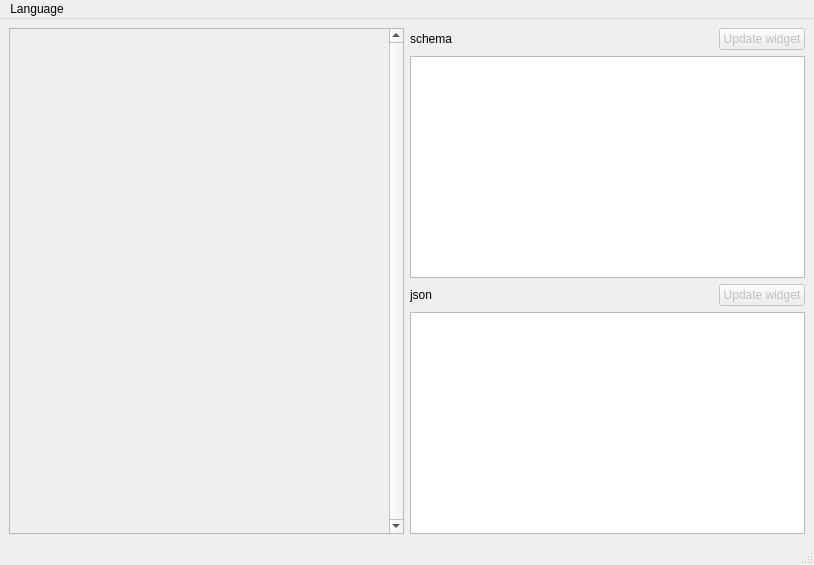
<?xml version="1.0" encoding="UTF-8"?>
<ui version="4.0">
 <class>EditorDialog</class>
 <widget class="QMainWindow" name="EditorDialog">
  <property name="geometry">
   <rect>
    <x>0</x>
    <y>0</y>
    <width>814</width>
    <height>565</height>
   </rect>
  </property>
  <property name="windowTitle">
   <string notr="true">QtJsonEditor</string>
  </property>
  <widget class="QWidget" name="centralwidget">
   <layout class="QHBoxLayout" name="horizontalLayout_3">
    <item>
     <layout class="QHBoxLayout" name="horizontalLayout">
      <item>
       <widget class="QScrollArea" name="scrollArea">
        <property name="verticalScrollBarPolicy">
         <enum>Qt::ScrollBarAlwaysOn</enum>
        </property>
        <property name="widgetResizable">
         <bool>true</bool>
        </property>
        <widget class="QJsonWidget" name="widget">
         <property name="geometry">
          <rect>
           <x>0</x>
           <y>0</y>
           <width>369</width>
           <height>488</height>
          </rect>
         </property>
        </widget>
       </widget>
      </item>
      <item>
       <layout class="QVBoxLayout" name="verticalLayout">
        <item>
         <layout class="QHBoxLayout" name="horizontalLayout_5">
          <item>
           <widget class="QLabel" name="label_schema">
            <property name="text">
             <string>schema</string>
            </property>
           </widget>
          </item>
          <item>
           <spacer name="horizontalSpacer_2">
            <property name="orientation">
             <enum>Qt::Horizontal</enum>
            </property>
            <property name="sizeHint" stdset="0">
             <size>
              <width>40</width>
              <height>20</height>
             </size>
            </property>
           </spacer>
          </item>
          <item>
           <widget class="QPushButton" name="pushButton_updateSchema">
            <property name="enabled">
             <bool>false</bool>
            </property>
            <property name="text">
             <string>Update widget</string>
            </property>
           </widget>
          </item>
         </layout>
        </item>
        <item>
         <widget class="QTextEdit" name="textEdit_schema">
          <property name="lineWrapMode">
           <enum>QTextEdit::NoWrap</enum>
          </property>
         </widget>
        </item>
        <item>
         <layout class="QHBoxLayout" name="horizontalLayout_2">
          <item>
           <widget class="QLabel" name="label_json">
            <property name="text">
             <string>json</string>
            </property>
           </widget>
          </item>
          <item>
           <spacer name="horizontalSpacer">
            <property name="orientation">
             <enum>Qt::Horizontal</enum>
            </property>
            <property name="sizeHint" stdset="0">
             <size>
              <width>40</width>
              <height>20</height>
             </size>
            </property>
           </spacer>
          </item>
          <item>
           <widget class="QPushButton" name="pushButton_updateJsonValue">
            <property name="enabled">
             <bool>false</bool>
            </property>
            <property name="text">
             <string>Update widget</string>
            </property>
           </widget>
          </item>
         </layout>
        </item>
        <item>
         <widget class="QTextEdit" name="textEdit_json">
          <property name="lineWrapMode">
           <enum>QTextEdit::NoWrap</enum>
          </property>
         </widget>
        </item>
       </layout>
      </item>
     </layout>
    </item>
   </layout>
  </widget>
  <widget class="QMenuBar" name="menubar">
   <property name="geometry">
    <rect>
     <x>0</x>
     <y>0</y>
     <width>814</width>
     <height>26</height>
    </rect>
   </property>
   <widget class="QMenu" name="menuLangue">
    <property name="title">
     <string>Language</string>
    </property>
    <addaction name="actionEnglish"/>
    <addaction name="actionFrench"/>
   </widget>
   <addaction name="menuLangue"/>
  </widget>
  <widget class="QStatusBar" name="statusbar"/>
  <action name="actionEnglish">
   <property name="checkable">
    <bool>true</bool>
   </property>
   <property name="checked">
    <bool>true</bool>
   </property>
   <property name="text">
    <string>English</string>
   </property>
  </action>
  <action name="actionFrench">
   <property name="checkable">
    <bool>true</bool>
   </property>
   <property name="text">
    <string>French</string>
   </property>
  </action>
 </widget>
 <customwidgets>
  <customwidget>
   <class>QJsonWidget</class>
   <extends>QWidget</extends>
   <header>widgets/QJsonWidget.h</header>
   <container>1</container>
  </customwidget>
 </customwidgets>
 <resources/>
 <connections/>
</ui>
